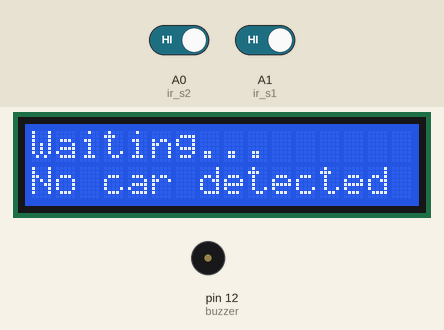
A sketch run on a simulated Arduino Uno, built with avr-gcc and run on an emulated ATmega328P. Shown: 16×2 character LCD, buzzer (waves = sounding, pin HIGH). The inputs (shaded band) are chosen by the test bench; at power-on: A0 (ir_s2) HIGH, A1 (ir_s1) HIGH.

Above: at 3.3 s.
3.4 s: A0 (ir_s2) driven LOW and A1 (ir_s1) driven LOW
At 4.3 s:
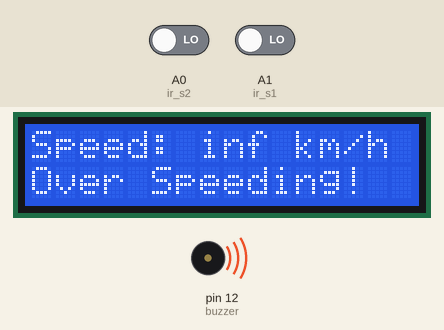
6.4 s: A0 (ir_s2) driven HIGH
At 7.6 s:
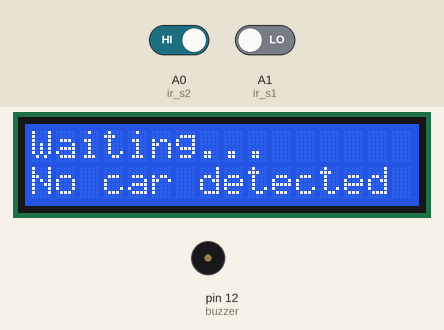
8.0 s: A0 (ir_s2) driven LOW
At 8.8 s:
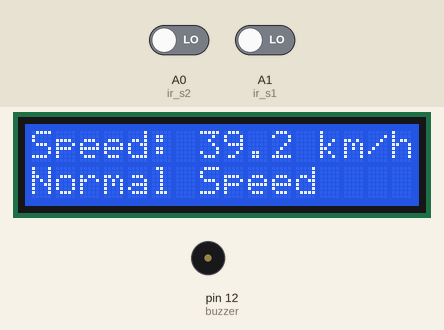
9.6 s: A1 (ir_s1) driven HIGH
At 12.1 s:
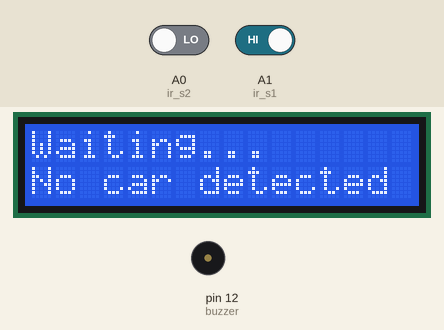
Timing chart, 0 to 13.6 s (numbered marks = the images above; inputs shaded):
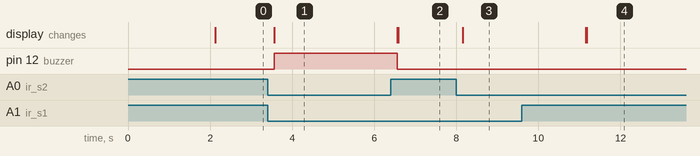

The sketch:

code_Projek_Iot_kelompok06.ino
```cpp
#include <Wire.h>
#include <LiquidCrystal_I2C.h>

LiquidCrystal_I2C lcd(0x27, 16, 2);

// IR Sensors
int ir_s1 = A1;
int ir_s2 = A0;

// Buzzer (positif ke 5V, negatif ke pin 12)
int buzzer = 12;

// Timing
unsigned long timer1;
unsigned long timer2;

float Time;
float distance = 10.16;   // 10.16 cm
float speed;

// Flags
int flag1 = 0;
int flag2 = 0;

// Sensor filter
unsigned long blockStart1 = 0;
unsigned long blockStart2 = 0;
const int MIN_BLOCK_TIME = 100; // ms

void setup() {
  pinMode(ir_s1, INPUT);
  pinMode(ir_s2, INPUT);
  pinMode(buzzer, OUTPUT);

  digitalWrite(buzzer, LOW);  // buzzer OFF (karena aktif HIGH)

  lcd.init();
  lcd.backlight();
  lcd.clear();

  lcd.setCursor(0, 0);
  lcd.print("WELCOME TO OUR PROJECT");
  lcd.setCursor(0, 1);
  lcd.print("By Kelompok 06");
  delay(2000);
  lcd.clear();
}

void loop() {

  // SENSOR 1
  if (digitalRead(ir_s1) == LOW) {
    if (blockStart1 == 0) blockStart1 = millis();
  } else {
    blockStart1 = 0;
  }

  // Valid baca
  if (blockStart1 > 0 && (millis() - blockStart1) >= MIN_BLOCK_TIME && flag1 == 0) {
    timer1 = millis();
    flag1 = 1;
  }

  // SENSOR 2
  if (digitalRead(ir_s2) == LOW) {
    if (blockStart2 == 0) blockStart2 = millis();
  } else {
    blockStart2 = 0;
  }

  // Valid baca
  if (blockStart2 > 0 && (millis() - blockStart2) >= MIN_BLOCK_TIME && flag2 == 0) {
    timer2 = millis();
    flag2 = 1;
  }

  // Jika kedua sensor aktif
  if (flag1 == 1 && flag2 == 1) {

    Time = abs((long)timer1 - (long)timer2) / 1000.0;
    speed = (distance / Time) * 5.6;

    lcd.clear();
    lcd.setCursor(0, 0);
    lcd.print("Speed: ");
    lcd.print(speed, 1);
    lcd.print(" km/h");

    lcd.setCursor(0, 1);

    if (speed >= 50) {
      lcd.print("Over Speeding!");
      digitalWrite(buzzer, HIGH);   // buzzer ON
    } else {
      lcd.print("Normal Speed   ");
      digitalWrite(buzzer, LOW);  // buzzer OFF
    }

    delay(3000);
    // Setelah selesai tampilkan, matikan buzzer
    digitalWrite(buzzer, LOW);

    // Reset
    speed = 0;
    flag1 = 0;
    flag2 = 0;
    blockStart1 = 0;
    blockStart2 = 0;

    lcd.clear();
    return;
  }

  // MODE STANDBY
  lcd.setCursor(0, 0);
  lcd.print("Waiting... ");

  lcd.setCursor(0, 1);
  lcd.print("No car detected ");

  // STANDBY BUZZER = OFF W
  digitalWrite(buzzer, LOW);
}
```

Measured:
- after the input at 3.4 s, pin 12 (buzzer): LOW → HIGH after 0.16 s; the display: changes after 0.16 s (image 1)
- after the input at 6.4 s, pin 12 (buzzer): goes on until 6.6 s, then stays LOW
- after the input at 8.0 s, the display: changes after 0.16 s (image 3)
- after the input at 9.6 s, pin 12 (buzzer): stays LOW (without the input it goes to HIGH after 1.7 s)
